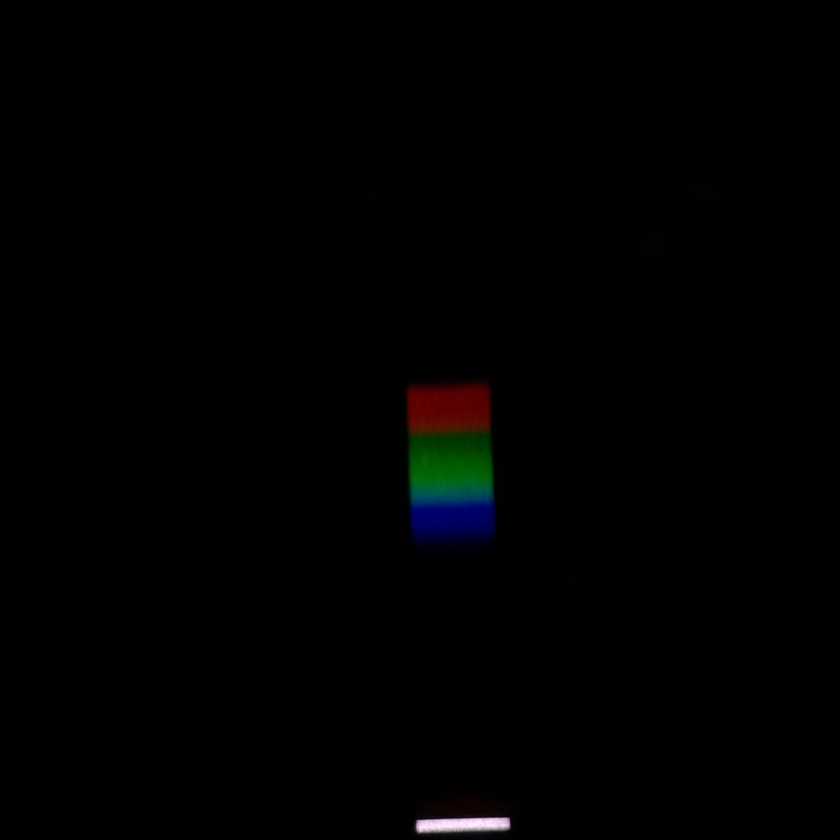
#> input picture laba3/data/blue.jpg, 840 x 840 px, shrunk from 1024 x 1024 before the run, found by its file name
$ python rotating.py
#> lines starting #> are read from the running program, lines starting #| are printed output that depends on the picture
# скрипт поворота изображений
from PIL import Image


uri_list = ['laba_3/images/blue.jpg', 'laba_3/images/calibrovka.jpg', 'laba_3/images/green.jpg', 'laba_3/images/red.jpg',
'laba_3/images/white.jpg', 'laba_3/images/yellow.jpg']

rotated_list = ['laba_3/images_rotated/blue_rotated.jpg', 'laba_3/images_rotated/calibrovka_rotated.jpg', 'laba_3/images_rotated/green_rotated.jpg',
'laba_3/images_rotated/red_rotated.jpg', 'laba_3/images_rotated/white_rotated.jpg', 'laba_3/images_rotated/yellow_rotated.jpg']


for i in range(6):
    im = Image.open(uri_list[i])
#> im is the input picture: PIL image 840x840 RGB; mean R, G, B 1.3, 1.4, 1.4
    imC = im.rotate(178.0) # вращаем фото, чтобы получить нужный нам формат
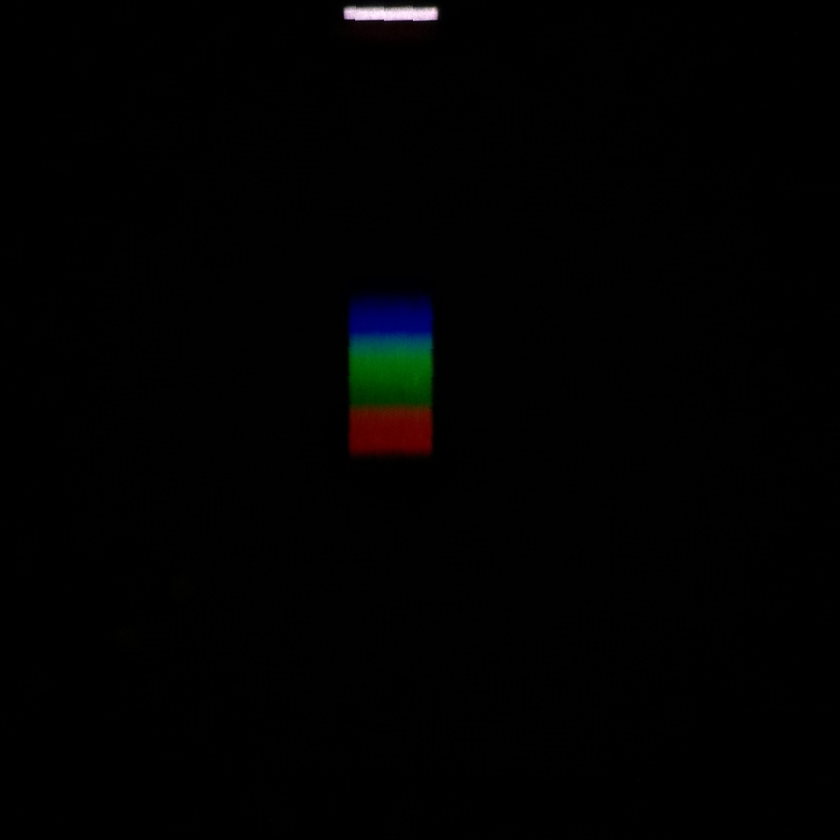
#> imC: PIL image 840x840 RGB; mean R, G, B 1.3, 1.4, 1.4
    imC.show()
    imC.save(rotated_list[i])
#> pass 2 of the loop `for i in range(6):`:
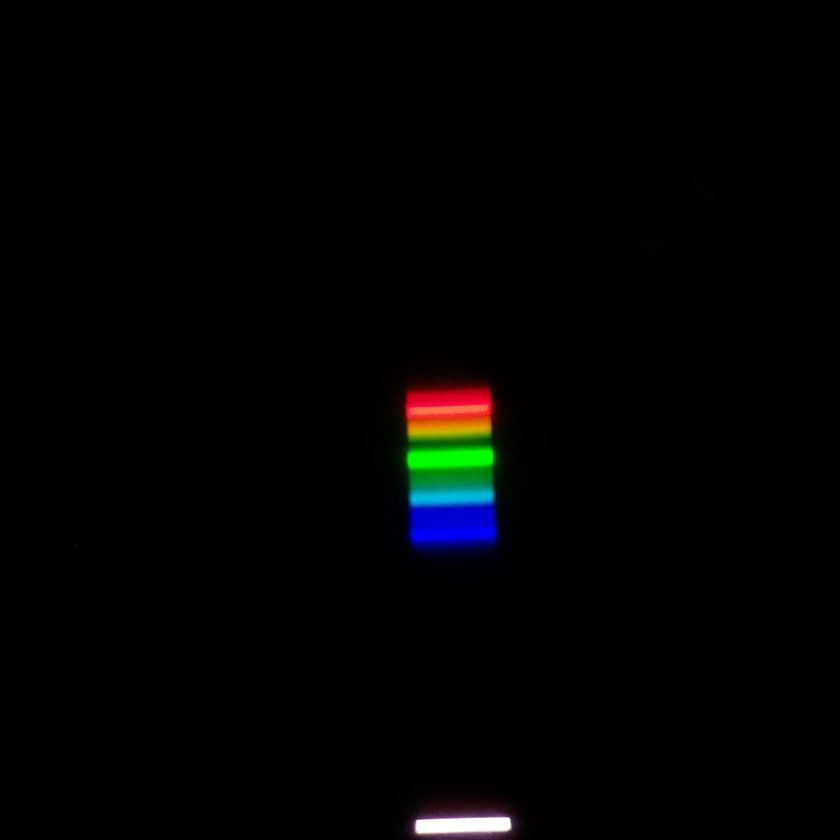
#> input picture laba3/data/calibrovka.jpg, 840 x 840 px, shrunk from 1024 x 1024 before the run, found by its file name
#> im is the input picture: PIL image 840x840 RGB; mean R, G, B 2.6, 2.9, 2.9
#> `imC = im.rotate(178.0)`:
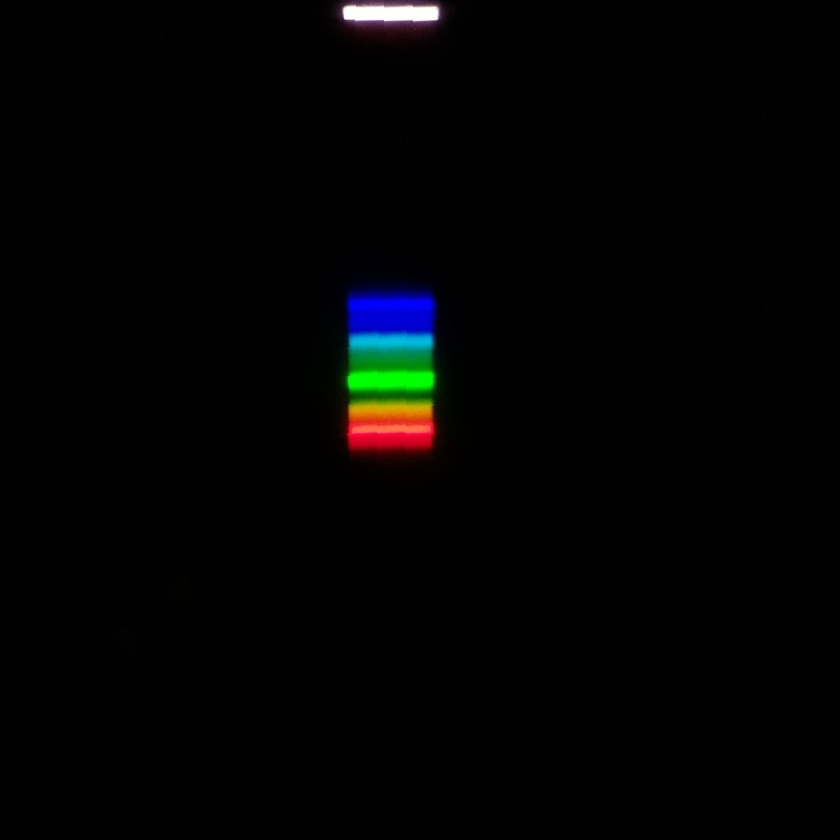
#> imC: PIL image 840x840 RGB; mean R, G, B 2.6, 2.9, 2.9
#> pass 3 of the loop `for i in range(6):`:
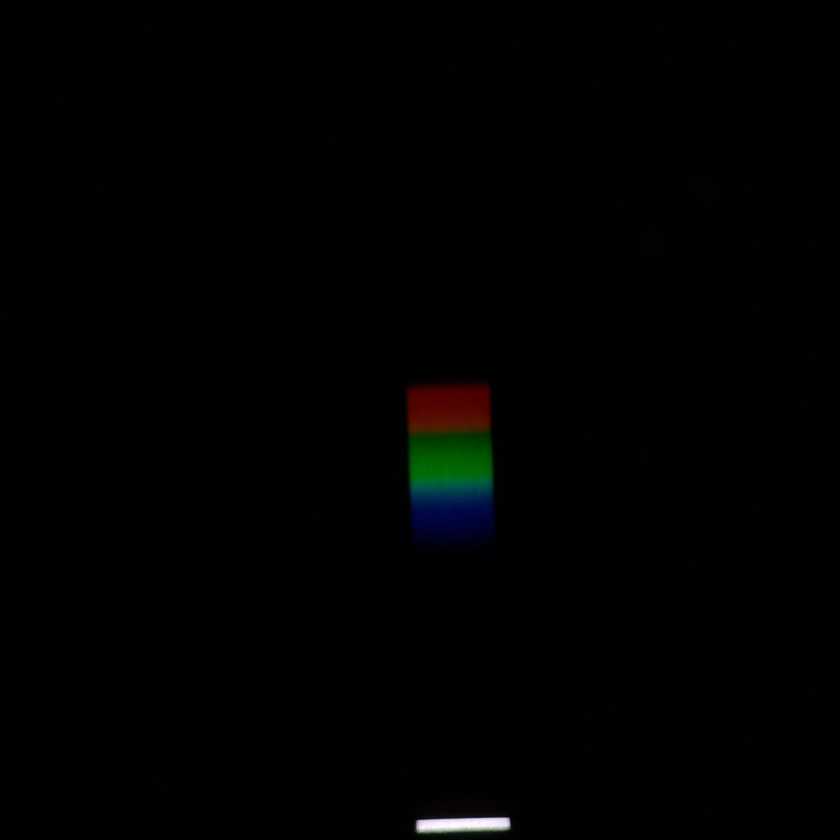
#> input picture laba3/data/green.jpg, 840 x 840 px, shrunk from 1024 x 1024 before the run, found by its file name
#> im is the input picture: PIL image 840x840 RGB; mean R, G, B 1.7, 2, 1.8
#> `imC = im.rotate(178.0)`:
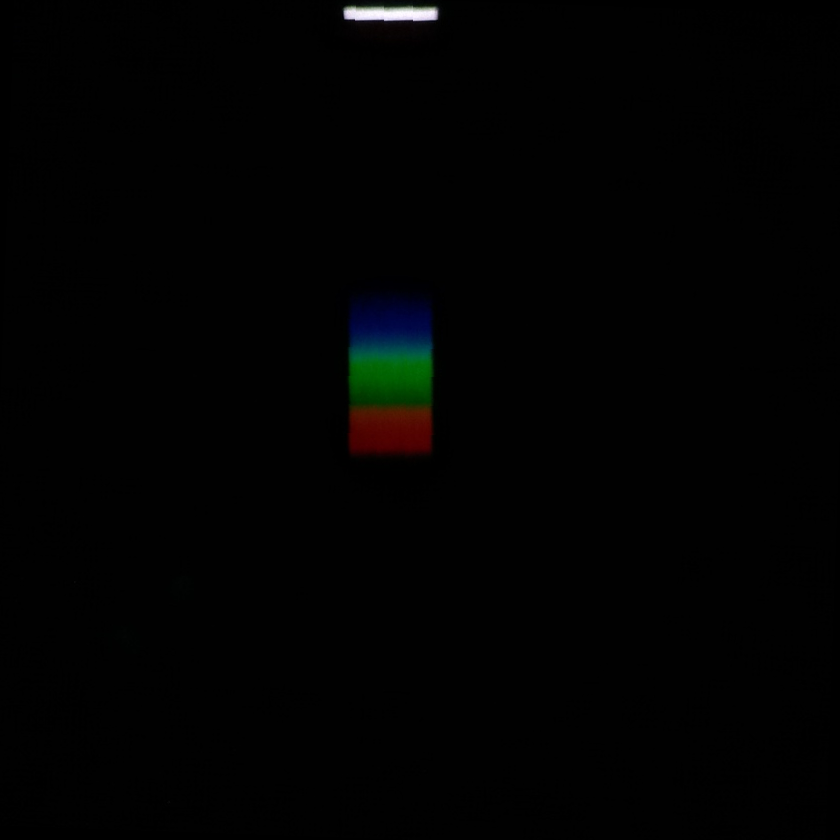
#> imC: PIL image 840x840 RGB; mean R, G, B 1.7, 2, 1.8
#> the loop made 6 passes; the first 3 are shown
